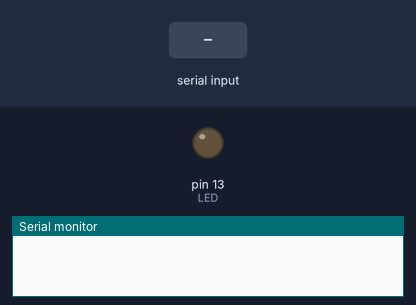
Recording of a sketch running on a simulated Arduino Uno, built with avr-gcc and run on an emulated ATmega328P. On the bench: output pins drawn as LEDs (lit = HIGH), the last lines printed to the serial monitor. The test bench sets the inputs (shaded band).

Above: at 1.2 s.
1.3 s: "1" received over Serial
At 2.1 s:
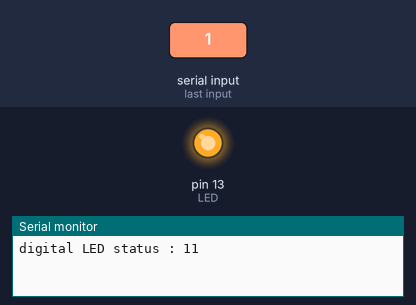
2.8 s: "0" received over Serial
At 3.2 s:
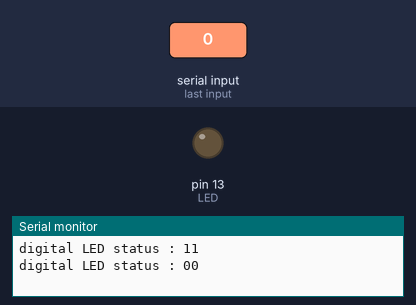
Timing chart, 0 to 5.8 s (numbered marks = the images above; inputs shaded):
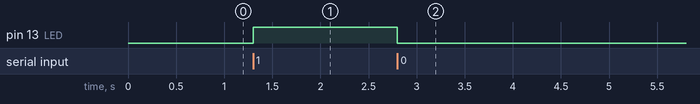

The sketch:

serial_write.ino
```cpp
#define LED 13
void setup(){
  Serial.begin(9600);
  pinMode(LED, OUTPUT);
  digitalWrite(LED, LOW);
}
void loop(){
  if (Serial.available()) {
    char c = Serial.read();
    Serial.print("digital LED status : ");
    Serial.print(c);
    if(c == '1'){
        digitalWrite(LED, HIGH);
        Serial.println(digitalRead(LED));
    }
    if(c == '0'){
        digitalWrite(LED, LOW);
        Serial.println(digitalRead(LED));
    }
  }
}
```

Measured:
- after the input at 1.3 s, pin 13 (LED): LOW → HIGH at once
- after the input at 2.8 s, pin 13 (LED): HIGH → LOW at once
